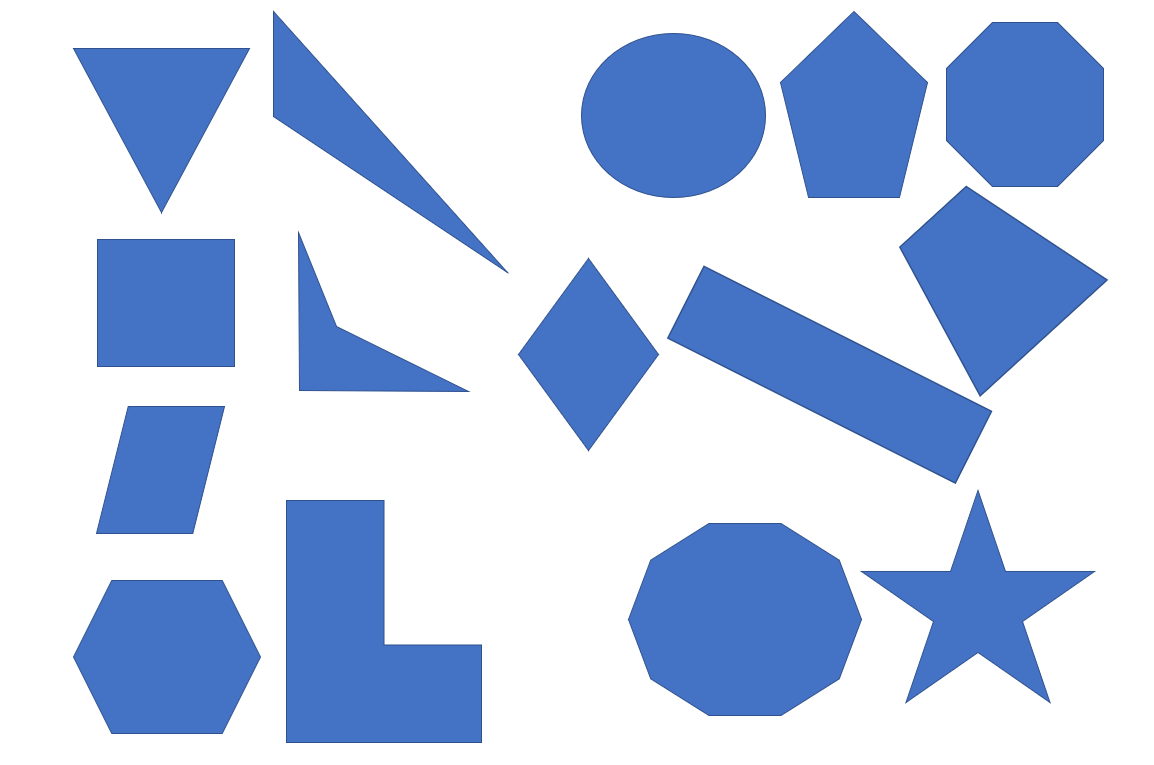
//> input picture opencv_ex17/opencv_ex17/test.png, 1154 x 765 px
$ ./opencv_ex17   (built with g++ and OpenCV 4)
//> lines starting //> are read from the running program, lines starting //| are printed output that depends on the picture; after the words box and inside, x2 and y2 are one past the last pixel; in counts of white or black regions, pixels touching at a corner belong together
///*
// 도형 인식하기

#include <opencv2/opencv.hpp>
#include <iostream>
#include <string>

using namespace cv;
using namespace std;

void setLabel(Mat& image, string str, vector<Point> contour)
{
    int fontface = FONT_HERSHEY_SIMPLEX;
    double scale = 0.5;
    int thickness = 1;
    int baseline = 0;

    Size text = getTextSize(str, fontface, scale, thickness, &baseline);
    Rect r = boundingRect(contour);

    Point pt(r.x + ((r.width - text.width) / 2), r.y + ((r.height + text.height) / 2));

    rectangle(image, pt + Point(0, baseline), pt + Point(text.width, -text.height), CV_RGB(200, 200, 200), FILLED);
    putText(image, str, pt, fontface, scale, CV_RGB(0, 0, 0), thickness, 8);
}

int main(int, char**)
{
    Mat img_color, img_result, img_gray;

    img_color = imread("test.png", IMREAD_COLOR);
//> img_color is the input picture: 765 rows x 1154 cols, CV_8UC3; mean B, G, R 234.3, 206.5, 191
    cvtColor(img_color, img_gray, COLOR_BGR2GRAY);

    Mat binary_image;                                                           // 이미지 이진화
    threshold(img_gray, img_gray, 30, 255, THRESH_BINARY_INV | THRESH_OTSU);
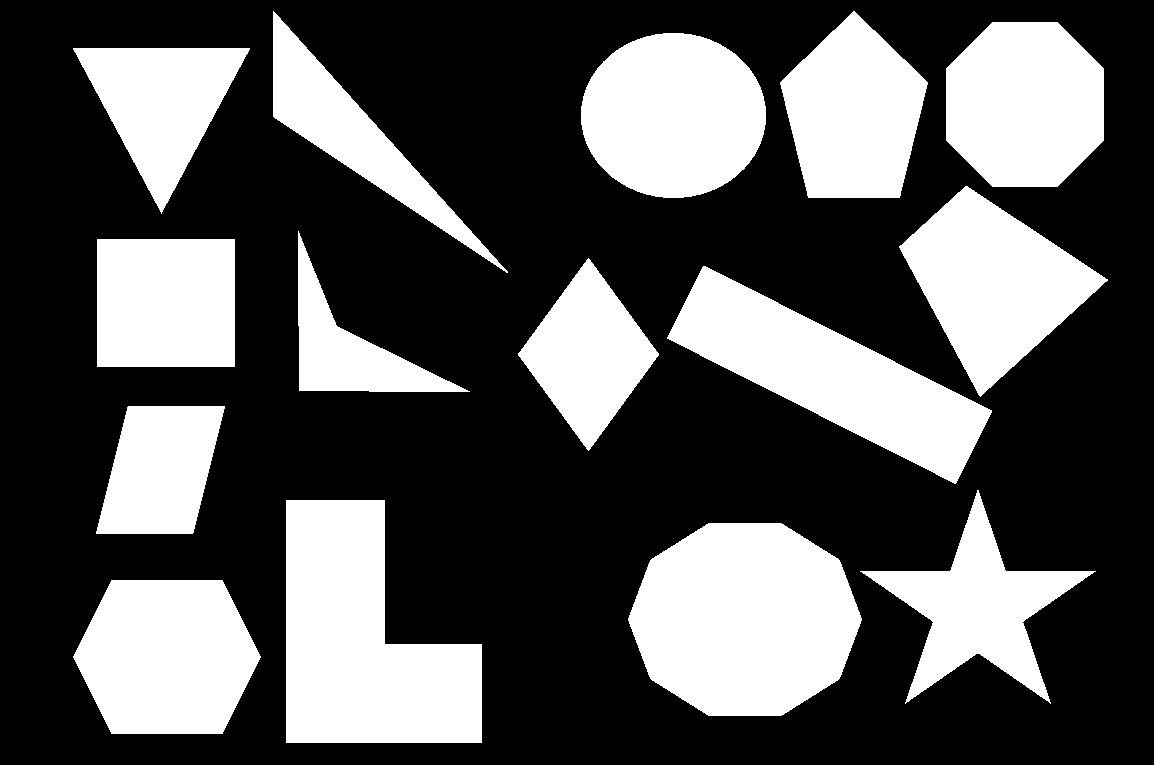
//> img_gray: 765 rows x 1154 cols, CV_8UC1; 34.2% white; 15 white regions

    vector<vector<Point> > contours;                                            // 컨투어 검출
    findContours(img_gray, contours, RETR_EXTERNAL, CHAIN_APPROX_SIMPLE);
//> contours = 15 contours; largest, box (x1, y1, x2, y2) and area: (628, 523, 862, 716) 34652, (286, 500, 482, 743) 33222, (667, 266, 992, 484) 26188, (581, 33, 766, 198) 23753, (73, 580, 261, 734) 22759

    vector<Point2f> approx;
    img_result = img_color.clone();

    for (size_t i = 0; i < contours.size(); i++)
    {
        approxPolyDP(Mat(contours[i]), approx, arcLength(Mat(contours[i]), true) * 0.005, true);    // 컨투어 직선으로 근사화

        int size = approx.size();
        line(img_result, approx[0], approx[approx.size() - 1], Scalar(0, 255, 0), 3);   // 도형에 컨투어 출력
        for (int k = 0; k < size - 1; k++)
            line(img_result, approx[k], approx[k + 1], Scalar(0, 255, 0), 3);

        if (isContourConvex(Mat(approx)))                                       // 도형 판정 및 라벨 출력
        {
            if (size == 3)
                setLabel(img_result, "triangle", contours[i]);
            else if (size == 4)
                setLabel(img_result, "rectangle", contours[i]);
            else if (size == 5)
                setLabel(img_result, "pentagon", contours[i]);
            else if (size == 6)
                setLabel(img_result, "hexagon", contours[i]);
            else if (size == 10)
                setLabel(img_result, "decagon", contours[i]);
            else
                setLabel(img_result, to_string(approx.size()), contours[i]);
        }

        else setLabel(img_result, to_string(approx.size()), contours[i]);
    }
//> this loop made 15 passes
//> (size, text in setLabel, r in setLabel, pt in setLabel) on passes 1, 2, 3, 4, 5, 6, 7, 8, 9, 10, 12: (6, Size(66, 12), Rect(73, 580, 188, 154), Point(134, 663)), (10, Size(66, 12), Rect(628, 523, 234, 193), Point(712, 625)), (6, Size(11, 12), Rect(286, 500, 196, 243), Point(378, 627)), (10, Size(21, 12), Rect(860, 490, 236, 214), Point(967, 603)), (4, Size(73, 12), Rect(96, 406, 129, 128), Point(124, 476)), (4, Size(73, 12), Rect(667, 266, 325, 218), Point(793, 381)), (4, Size(73, 12), Rect(518, 258, 141, 193), Point(552, 360)), (4, Size(73, 12), Rect(97, 239, 138, 128), Point(129, 309)), (4, Size(11, 12), Rect(298, 231, 172, 161), Point(378, 317)), (4, Size(73, 12), Rect(899, 186, 209, 211), Point(967, 297)), (16, Size(21, 12), Rect(581, 33, 185, 165), Point(663, 121))
//> (approx, size, text in setLabel, r in setLabel, pt in setLabel) on passes 11, 15: (3 Points (x, y): [249, 48], [73, 48], [161, 213], 3, Size(59, 12), Rect(73, 48, 177, 166), Point(132, 137)), (3 Points (x, y): [273, 11], [273, 116], [507, 272], 3, Size(59, 12), Rect(273, 11, 235, 262), Point(361, 148))
//> pass 1, in setLabel, `putText(image, str, pt, fontface, scale, CV_RGB(0, 0, 0), thickness, 8);`:
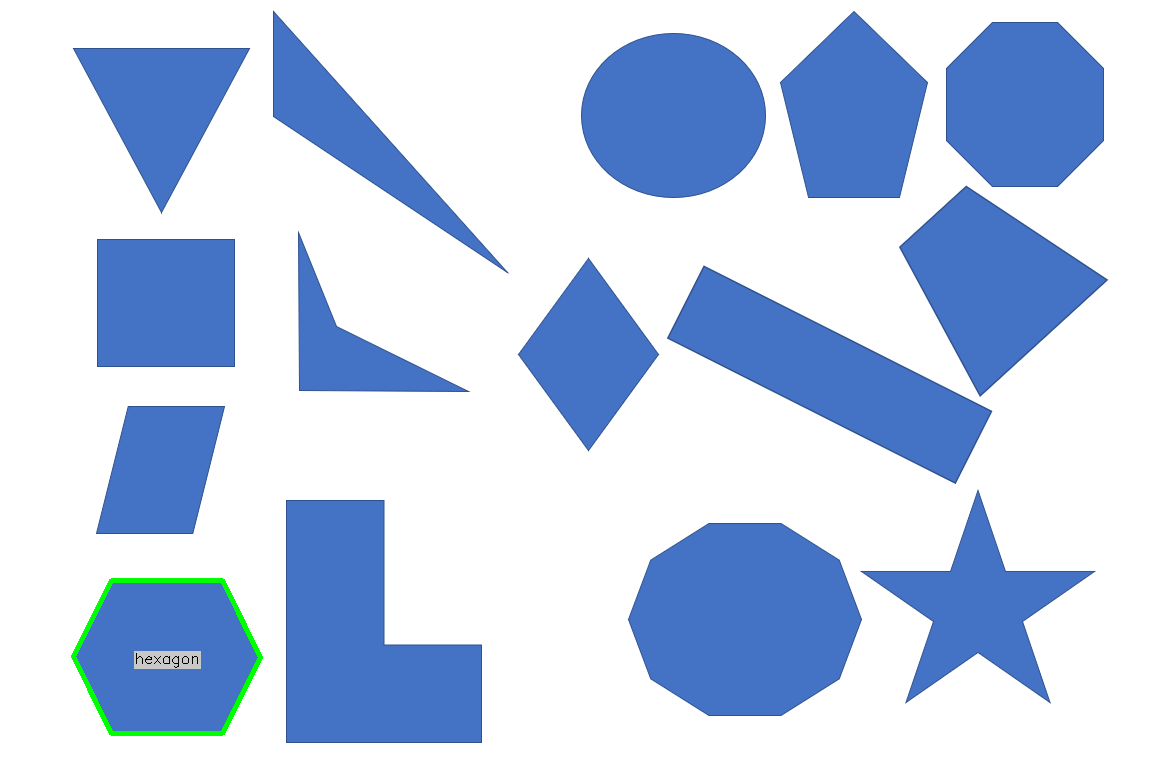
//> image: 765 rows x 1154 cols, CV_8UC3; mean B, G, R 233.6, 206.9, 190.7
//> pass 3, in setLabel (call 3), `putText(image, str, pt, fontface, scale, CV_RGB(0, 0, 0), thickness, 8);`:
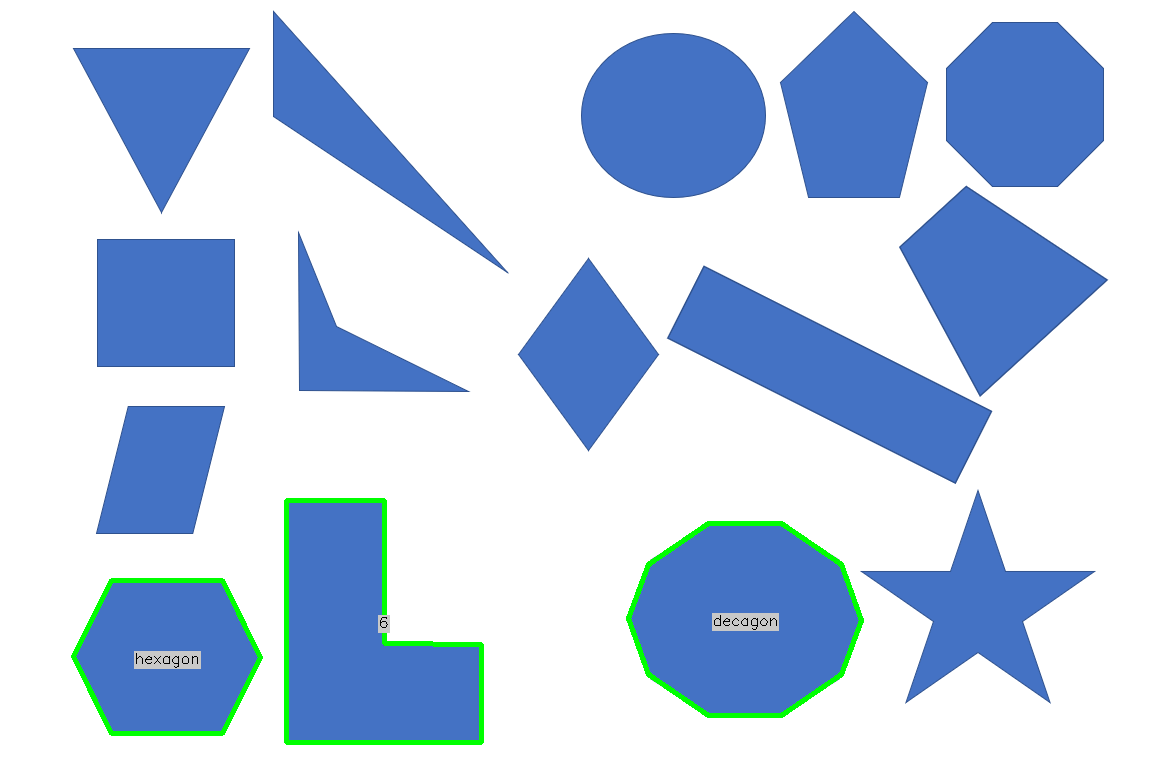
//> image: 765 rows x 1154 cols, CV_8UC3; mean B, G, R 231.7, 207.8, 189.6
//> after the loop:
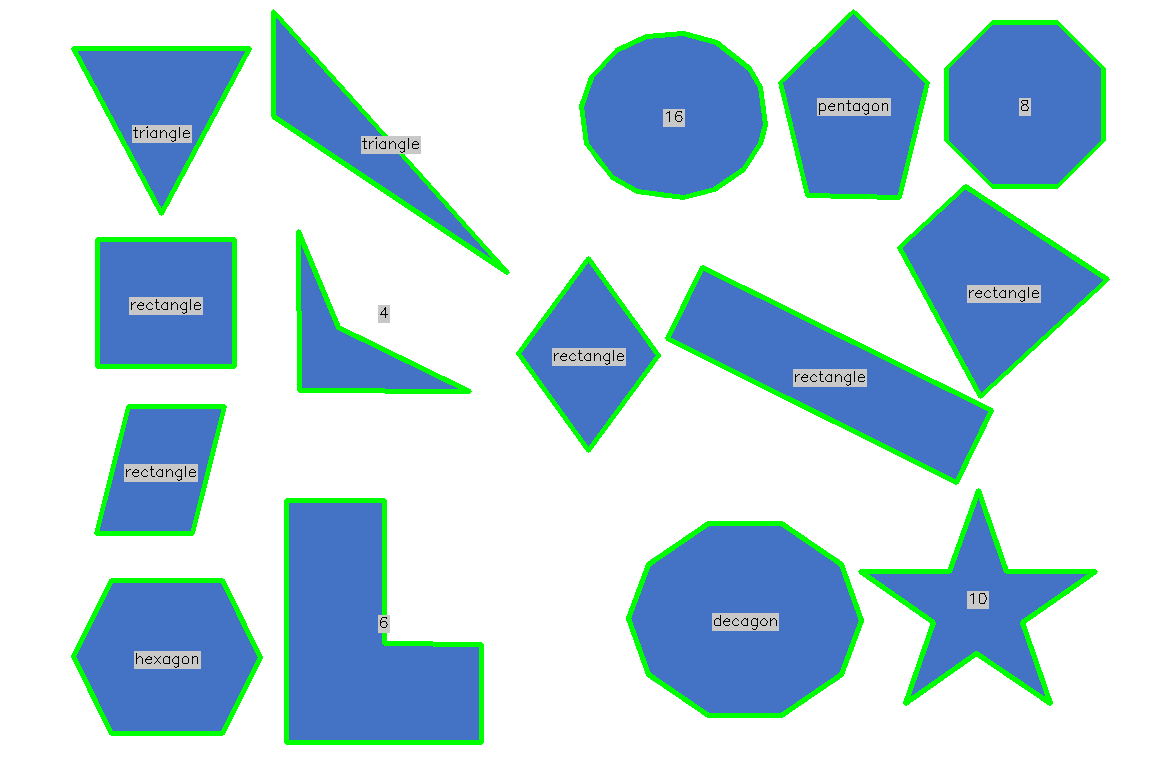
//> img_result: 765 rows x 1154 cols, CV_8UC3; 6.69% of pixels changed, all inside (x1, y1, x2, y2) = (71, 9, 1110, 745)

    imshow("result", img_result);

    waitKey(0);

    return 0;
}

//*/
